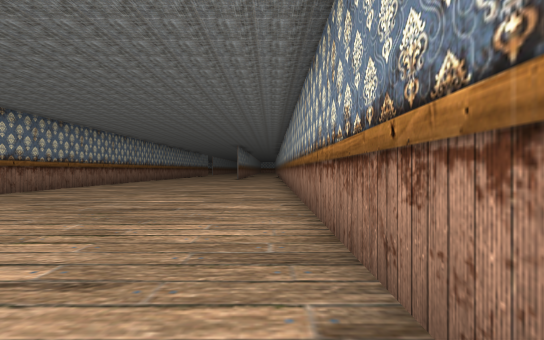
View 1 (above)

21 first-person views from a walk through a scene from a Unity 3-D project. The camera is 1.4 m above the floor, looks level and sees 80° across. The floor is counted in squares, 2 m on a side. Each view is taken from the middle of a square. On the plan, view 1 faces up. The plan holds only what a view shows up to about 10 squares ahead; the rest is blank. The place goes on beyond the plan. The player character is not drawn. Some animated figures are not drawn.

View 2
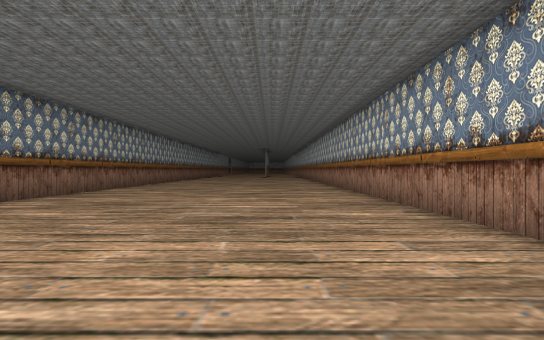

View 3
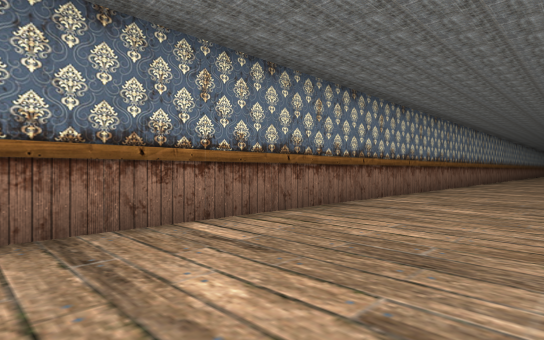

View 4
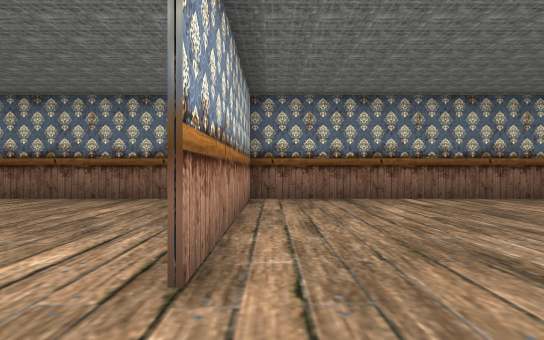

View 5
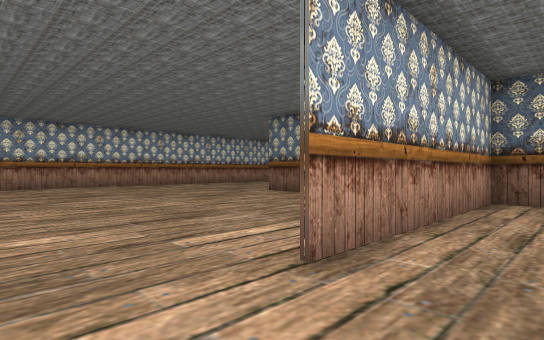

View 6
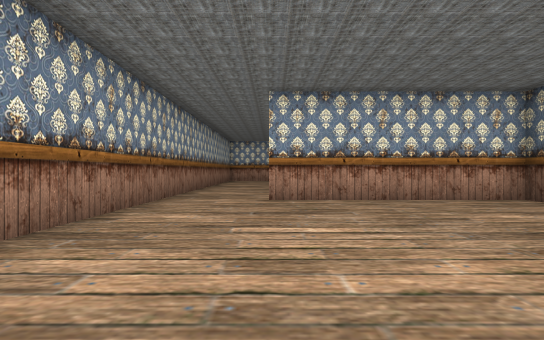

View 7
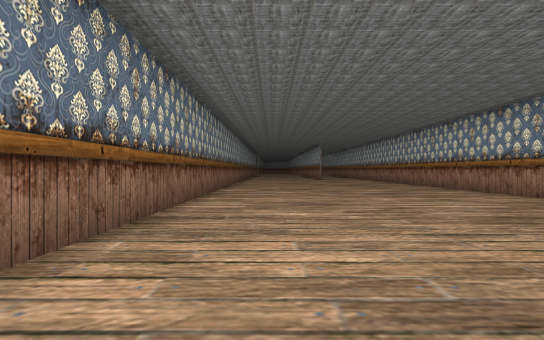

View 8
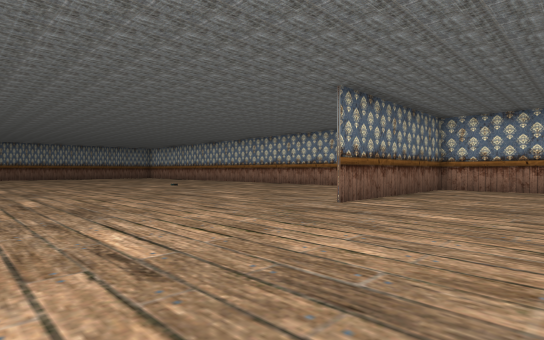

View 9
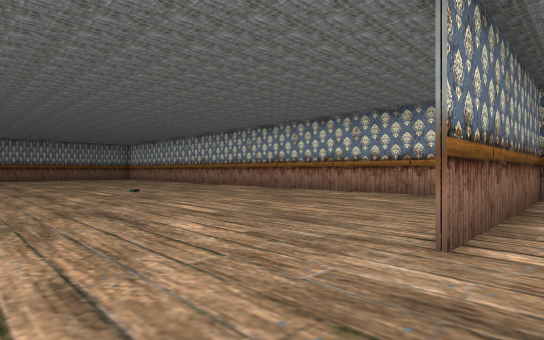

View 10
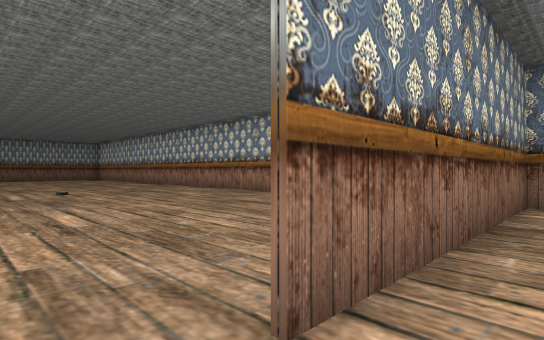

View 11
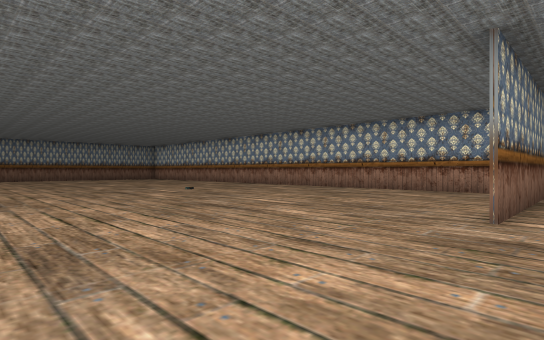

View 12
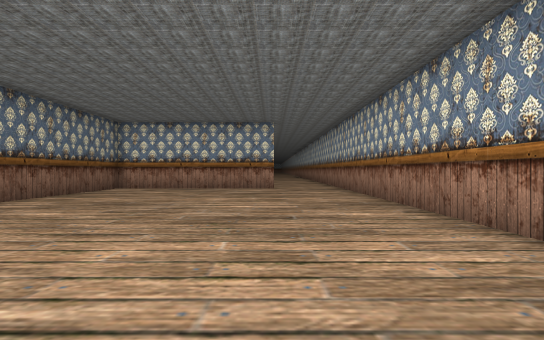

View 13
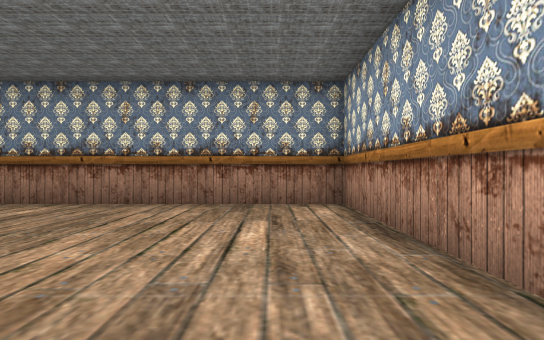

View 14
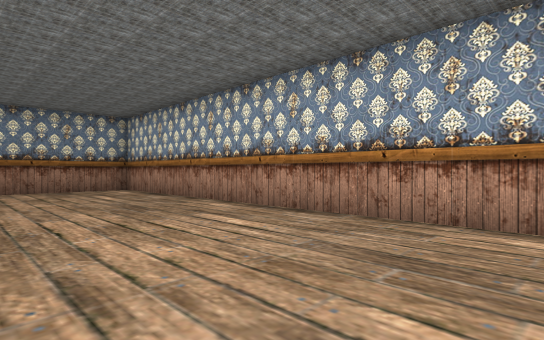

View 15
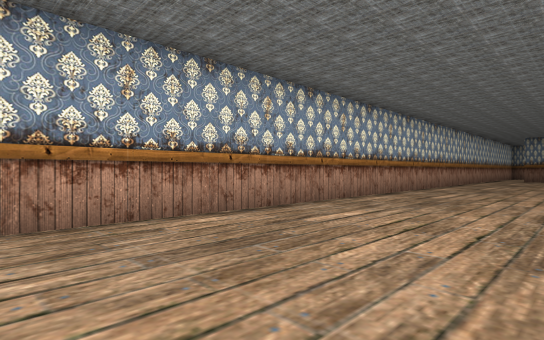

View 16
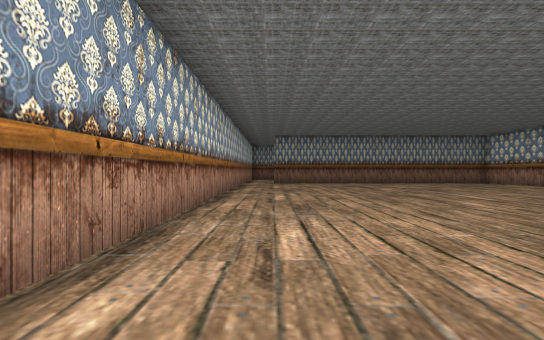

View 17
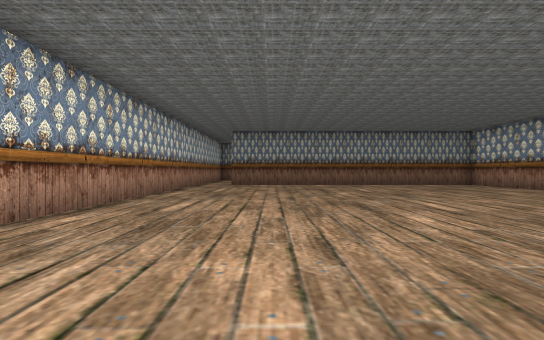

View 18
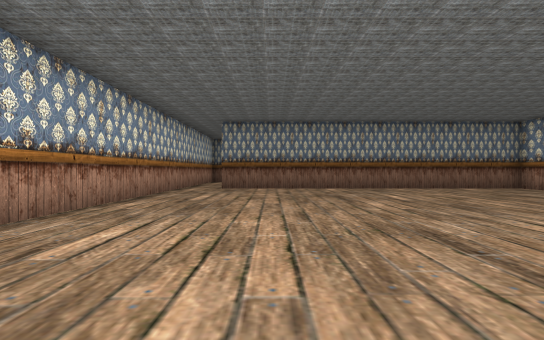

View 19
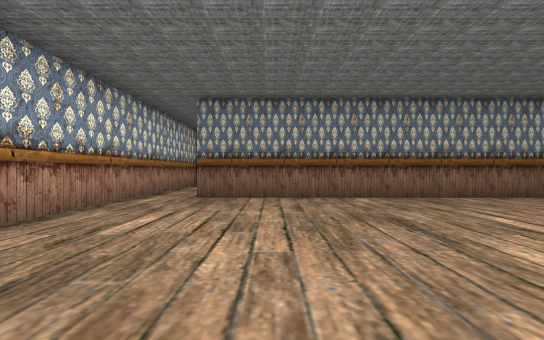

View 20
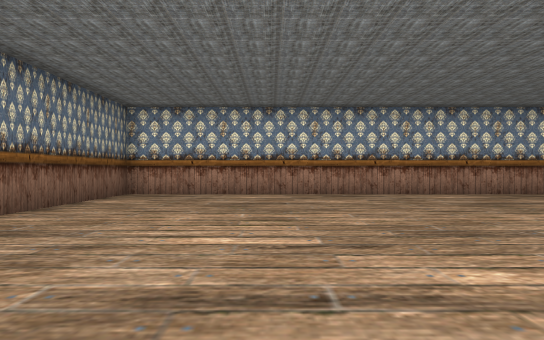

View 21
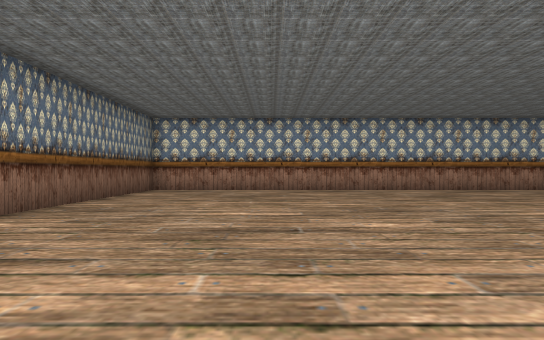

### Floor plan
Points are (right, up) in squares from view 1. A wall is a line through its corners. A room is listed if a view was taken in it or the views show most of it. See-through windows are left out.
Room 1 (views 1, 2, 3, 4, 5, 6, 7)
walls: (-7.9, 11) (-7.9, -6.9); (-8, -6.5) (-1.9, -6.5); (0.7, -6.5) (0.7, 11)
ways out: opening at (-0.5, -7) to room 2
Room 2 (views 8, 9, 10, 11, 12, 13, 14, 15, 16, 17, 18, 19, 20, 21)
walls: (-19.1, -6.6) (-31.2, -6.6) (-31.2, -18); (-7.9, -6.9) (-7.9, -13.1); (-7.6, -6.6) (-11.8, -6.6); (-5, -6.6) (-5.8, -6.6); (-30.5, -19.5) (0.7, -19.5) (0.7, -6.5)
ways out: opening at (-0.5, -7) to room 1; opening at (-31, -18.5)
objects: other object (-17, -12)

Positions as (right, up) in squares from view 1, and headings:
1: (0, 0), facing up
2: (-2, -4), facing up
3: (-4, -5), facing up-left
4: (0, -6), facing left
5: (0, -5), facing down-left
6: (-2, 1), facing down
7: (-6, 1), facing up
8: (-4, -19), facing up-left
9: (-7, -16), facing up-left
10: (-7, -14), facing up-left
11: (-7, -18), facing up-left
12: (-2, -19), facing up
13: (-6, -18), facing right
14: (-11, -15), facing down-right
15: (-8, -15), facing down-left
16: (-14, -18), facing left
17: (-16, -16), facing left
18: (-19, -16), facing left
19: (-23, -16), facing left
20: (-27, -16), facing up
21: (-27, -18), facing up
